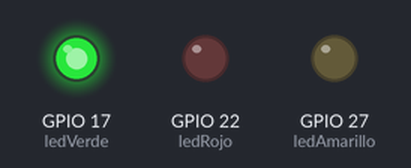
Simulated run of this program. Board: Raspberry Pi (BCM pin numbers). On the bench: output pins drawn as LEDs (lit = HIGH).

Above: at 2.1 s.
At 5.1 s:
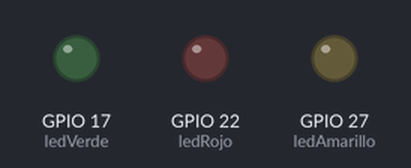
At 8.0 s:
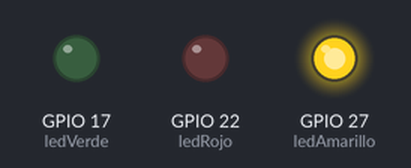
At 10.5 s:
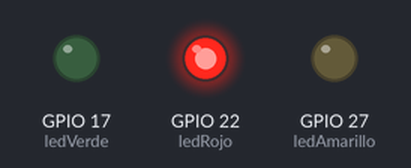
Timing chart, 0 to 15.6 s (numbered marks = the images above):
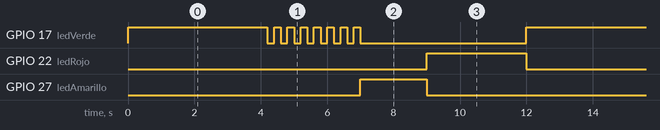

Measured:
- by itself, GPIO 17 (ledVerde): repeats every 12.0 s: 7 × (LOW 0.20 s, HIGH 0.20 s), LOW 5.0 s, HIGH 4.2 s
- by itself, GPIO 22 (ledRojo): alternates HIGH for 3.0 s and LOW for 9.0 s
- by itself, GPIO 27 (ledAmarillo): alternates HIGH for 2.0 s and LOW for 10.0 s

The program:

gpio.py
```python
from gpiozero import LED
from time import sleep

ledAmarillo = LED(27)
ledVerde = LED(17)
ledRojo = LED(22)

while True:
    ledVerde.on()
    sleep(4)
    ledVerde.off()

    ledVerde.blink(0.2,0.2)
    sleep(3)
    ledVerde.off()

    ledAmarillo.on()
    sleep(2)
    ledAmarillo.off()

    ledRojo.on()
    sleep(3)
    ledRojo.off()
```
